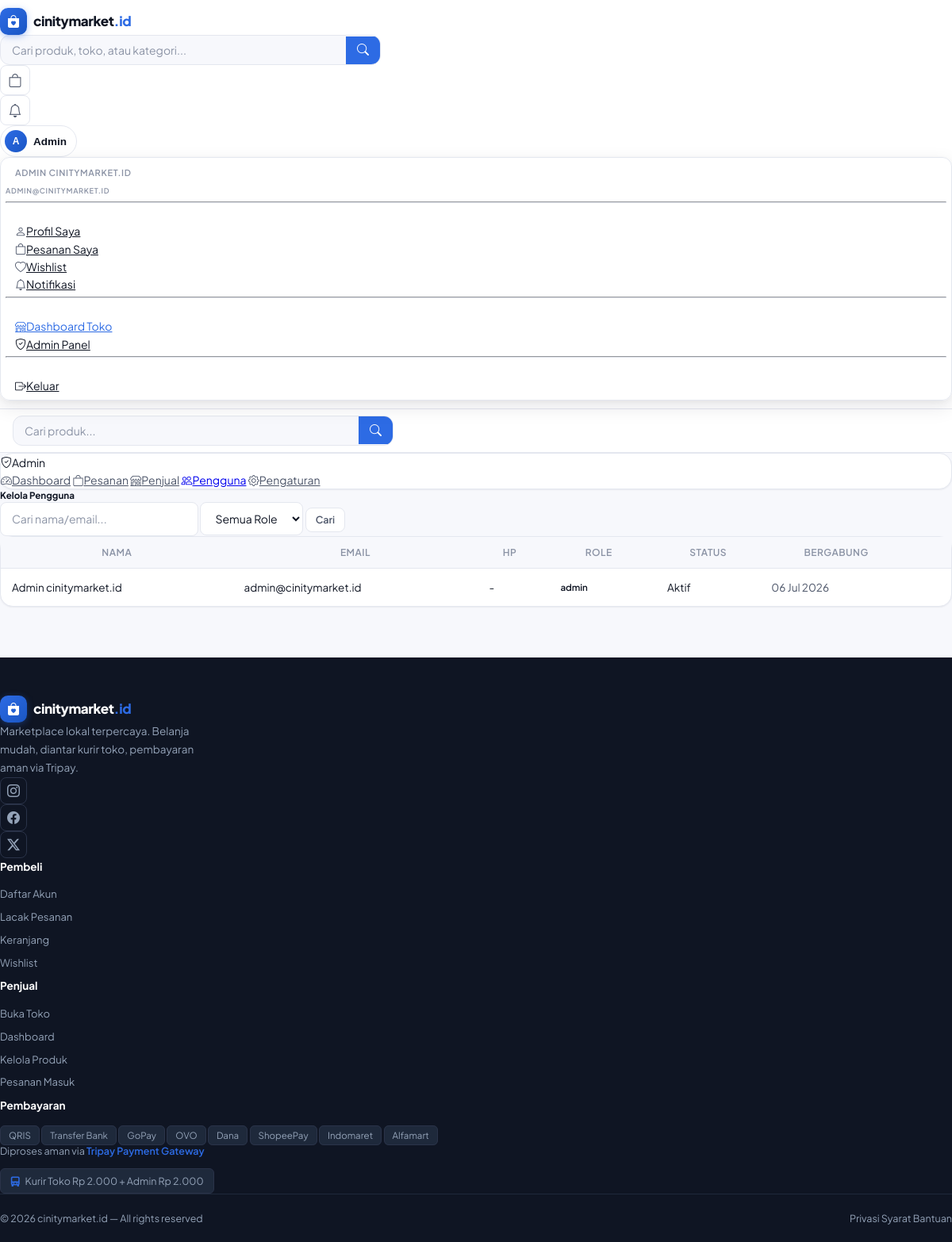
The page /admin/users.php (signed in) on the database its author committed.
### tables this page shows
CREATE TABLE users (
    id INT AUTO_INCREMENT PRIMARY KEY,
    name VARCHAR(100) NOT NULL,
    email VARCHAR(150) UNIQUE NOT NULL,
    password VARCHAR(255) NOT NULL,
    phone VARCHAR(20),
    role ENUM('buyer','seller','admin') DEFAULT 'buyer',
    avatar VARCHAR(255) DEFAULT NULL,
    address TEXT,
    city VARCHAR(100),
    province VARCHAR(100),
    postal_code VARCHAR(10),
    is_active TINYINT(1) DEFAULT 1,
    email_verified_at TIMESTAMP NULL,
    remember_token VARCHAR(100),
    created_at TIMESTAMP DEFAULT CURRENT_TIMESTAMP,
    updated_at TIMESTAMP DEFAULT CURRENT_TIMESTAMP ON UPDATE CURRENT_TIMESTAMP
);

### includes/functions.php (called while the page is built, shortened)
<?php
require_once __DIR__ . '/../config/database.php';
function auth(): ?array {
    return $_SESSION['user'] ?? null;
}
function clean(string $str): string {
    return htmlspecialchars(trim($str), ENT_QUOTES, 'UTF-8');
}
function formatDate(string $date, string $format = 'd M Y'): string {
    $months = ['Jan','Feb','Mar','Apr','Mei','Jun','Jul','Agu','Sep','Okt','Nov','Des'];
    $d = new DateTime($date);
    $result = $d->format($format);
    if (str_contains($format, 'M')) {
        $result = str_replace(
            ['Jan','Feb','Mar','Apr','May','Jun','Jul','Aug','Sep','Oct','Nov','Dec'],
            $months, $result
        );
    }
    return $result;
}
function paginate(int $total, int $page, int $perPage = ITEMS_PER_PAGE): array {
    $totalPages = (int)ceil($total / $perPage);
    $page = max(1, min($page, $totalPages));
    $offset = ($page - 1) * $perPage;
    return [
        'total'       => $total,
        'per_page'    => $perPage,
        'current'     => $page,
        'total_pages' => $totalPages,
        'offset'      => $offset,
        'has_prev'    => $page > 1,
        'has_next'    => $page < $totalPages,
    ];
}

### config/database.php (called while the page is built, shortened)
<?php
class Database {
    private static $instance = null;
    private $pdo;
    private function __construct() {
        $dsn = "mysql:host=" . DB_HOST . ";dbname=" . DB_NAME . ";charset=" . DB_CHARSET;
        $options = [
            PDO::ATTR_ERRMODE            => PDO::ERRMODE_EXCEPTION,
            PDO::ATTR_DEFAULT_FETCH_MODE => PDO::FETCH_ASSOC,
            PDO::ATTR_EMULATE_PREPARES   => false,
            PDO::MYSQL_ATTR_INIT_COMMAND => "SET NAMES utf8mb4 COLLATE utf8mb4_unicode_ci"
        ];
        try {
            $this->pdo = new PDO($dsn, DB_USER, DB_PASS, $options);
        } catch (PDOException $e) {
            error_log("DB Connection Error: " . $e->getMessage());
            die(json_encode(['error' => 'Database connection failed']));
        }
    }
    public static function getInstance(): self {
        if (self::$instance === null) {
            self::$instance = new self();
        }
        return self::$instance;
    }
    public function query(string $sql, array $params = []): PDOStatement {
        $stmt = $this->pdo->prepare($sql);
        $stmt->execute($params);
        return $stmt;
    }
    public function fetchOne(string $sql, array $params = []): ?array {
        return $this->query($sql, $params)->fetch() ?: null;
    }
    public function fetchAll(string $sql, array $params = []): array {
        return $this->query($sql, $params)->fetchAll();
    }
}

### admin/users.php (the view, shortened to what this page needs)
<?php
require_once __DIR__ . '/../includes/functions.php';
requireRole('admin'); $db = Database::getInstance();
$q = clean($_GET['q'] ?? '');
$page = max(1, (int)($_GET['page'] ?? 1));
$where = '1=1'; $params = [];
$total = $db->fetchOne("SELECT COUNT(*) c FROM users WHERE $where", $params)['c'];
$pg = paginate($total, $page, 30);
$users = $db->fetchAll("SELECT * FROM users WHERE $where ORDER BY created_at DESC LIMIT {$pg['per_page']} OFFSET {$pg['offset']}", $params);
require_once __DIR__ . '/../includes/header.php';
?>
<div class="container-fluid py-4"><div class="row">
<div class="col-lg-2"><div class="sidebar card p-3"><div class="fw-bold mb-3 text-primary"><i class="bi bi-shield-check me-2"></i>Admin</div>
<nav class="nav flex-column gap-1">
<a href="/admin/dashboard.php" class="nav-link text-secondary"><i class="bi bi-speedometer2 me-2"></i>Dashboard</a>
<a href="/admin/orders.php" class="nav-link text-secondary"><i class="bi bi-bag me-2"></i>Pesanan</a>
<a href="/admin/sellers.php" class="nav-link text-secondary"><i class="bi bi-shop me-2"></i>Penjual</a>
<a href="/admin/users.php" class="nav-link text-dark fw-medium"><i class="bi bi-people me-2"></i>Pengguna</a>
<a href="/admin/settings.php" class="nav-link text-secondary"><i class="bi bi-gear me-2"></i>Pengaturan</a>
</nav></div></div>
<div class="col-lg-10">
<h5 class="fw-bold mb-4">Kelola Pengguna</h5>
<div class="d-flex flex-wrap gap-2 mb-3">
<form method="GET" class="d-flex gap-2"><input type="text" name="q" class="form-control form-control-sm" placeholder="Cari nama/email..." value="<?= clean($q) ?>" style="width:250px">
<select name="role" class="form-select form-select-sm" style="width:130px"><option value="">Semua Role</option></select>
<button class="btn btn-sm btn-outline-secondary">Cari</button></form>
</div>
<div class="card"><div class="table-responsive"><table class="table table-hover mb-0 small">
<thead class="table-light"><tr><th>Nama</th><th>Email</th><th>HP</th><th>Role</th><th>Status</th><th>Bergabung</th><th></th></tr></thead>
<tbody>
<?php foreach ($users as $u): ?>
<tr>
<td class="fw-medium"><?= clean($u['name']) ?></td>
<td><?= clean($u['email']) ?></td>
<td><?= clean($u['phone'] ?? '-') ?></td>
<td><span class="badge <?= $u['role']==='admin'?'bg-danger':($u['role']==='seller'?'bg-success':'bg-secondary') ?>"><?= $u['role'] ?></span></td>
<td><?= $u['is_active'] ? '<span class="text-success">Aktif</span>' : '<span class="text-danger">Nonaktif</span>' ?></td>
<td class="text-secondary"><?= formatDate($u['created_at']) ?></td>
<td></td>
</tr>
<?php endforeach; ?>
</tbody>
</table></div></div>
</div></div></div>
<?php require_once __DIR__ . '/../includes/footer.php'; ?>

### includes/header.php (shortened to what this page needs)
<?php
require_once __DIR__ . '/../includes/functions.php';
$user       = auth();
?>
<!DOCTYPE html>
<html lang="id">
<head>
<link href="https://cdn.jsdelivr.net/npm/bootstrap-icons@1.11.3/font/bootstrap-icons.css" rel="stylesheet">
<link href="/assets/css/style.css" rel="stylesheet">
</head>
<body>
<nav class="navbar" id="mainNav">
  <div class="container d-flex align-items-center gap-3">
    <a href="/index.php" class="brand-logo me-2">
      <div class="brand-mark"><i class="bi bi-bag-heart-fill"></i></div>
      <span class="brand-name">cinitymarket<span>.id</span></span>
    </a>
    <form class="search-wrap d-none d-lg-flex flex-grow-1" action="/search.php" method="GET">
      <input type="text" name="q" placeholder="Cari produk, toko, atau kategori..."
             value="<?= isset($_GET['q']) ? clean($_GET['q']) : '' ?>">
      <button type="submit"><i class="bi bi-search"></i></button>
    </form>
    <div class="d-flex align-items-center gap-2 ms-auto">
      <?php if ($user): ?>
        <a href="/buyer/cart.php" class="nav-icon-btn" title="Keranjang">
          <i class="bi bi-bag"></i>
        </a>
        <a href="/buyer/notifications.php" class="nav-icon-btn d-none d-md-flex" title="Notifikasi">
          <i class="bi bi-bell"></i>
        </a>
        <div class="dropdown">
          <button class="user-pill dropdown-toggle border-0" data-bs-toggle="dropdown" aria-expanded="false">
            <div class="avatar"><?= strtoupper(substr($user['name'], 0, 1)) ?></div>
            <span class="d-none d-md-inline" style="font-size:13.5px;font-weight:600;color:var(--text-1)"><?= clean(explode(' ', $user['name'])[0]) ?></span>
          </button>
          <ul class="dropdown-menu dropdown-menu-end shadow">
            <li><span class="dropdown-header"><?= clean($user['name']) ?><br><small class="fw-normal" style="color:var(--text-3)"><?= clean($user['email']) ?></small></span></li>
            <li><hr class="dropdown-divider"></li>
            <li><a class="dropdown-item" href="/buyer/profile.php"><i class="bi bi-person me-2 text-muted"></i>Profil Saya</a></li>
            <li><a class="dropdown-item" href="/buyer/orders.php"><i class="bi bi-bag me-2 text-muted"></i>Pesanan Saya</a></li>
            <li><a class="dropdown-item" href="/buyer/wishlist.php"><i class="bi bi-heart me-2 text-muted"></i>Wishlist</a></li>
            <li><a class="dropdown-item" href="/buyer/notifications.php"><i class="bi bi-bell me-2 text-muted"></i>Notifikasi</a></li>
            <?php if (in_array($user['role'], ['seller','admin'])): ?>
              <li><hr class="dropdown-divider"></li>
              <li><a class="dropdown-item" href="/seller/dashboard.php" style="color:var(--brand)"><i class="bi bi-shop me-2"></i>Dashboard Toko</a></li>
            <?php endif; ?>
            <?php if ($user['role'] === 'admin'): ?>
              <li><a class="dropdown-item text-danger" href="/admin/dashboard.php"><i class="bi bi-shield-check me-2"></i>Admin Panel</a></li>
            <?php endif; ?>
            <li><hr class="dropdown-divider"></li>
            <li><a class="dropdown-item text-danger" href="/logout.php"><i class="bi bi-box-arrow-right me-2"></i>Keluar</a></li>
          </ul>
        </div>
      <?php else: ?>
        <a href="/login.php" class="btn btn-outline-secondary btn-sm">Masuk</a>
        <a href="/register.php" class="btn btn-primary btn-sm">Daftar Gratis</a>
      <?php endif; ?>
    </div>
  </div>
</nav>
<div class="mobile-search d-lg-none">
  <form action="/search.php" method="GET">
    <div class="search-wrap w-100">
      <input type="text" name="q" placeholder="Cari produk..." value="<?= isset($_GET['q']) ? clean($_GET['q']) : '' ?>">
      <button type="submit"><i class="bi bi-search"></i></button>
    </div>
  </form>
</div>

### includes/footer.php (shortened to what this page needs)
<footer style="background:#0F1523;color:#94A3B8;padding:48px 0 0;margin-top:64px">
  <div class="container">
    <div class="row g-4 mb-5">
      <div class="col-lg-4 col-md-6">
        <a href="/index.php" class="brand-logo mb-3 d-inline-flex">
          <div class="brand-mark"><i class="bi bi-bag-heart-fill"></i></div>
          <span class="brand-name" style="color:white">cinitymarket<span style="color:var(--brand)">.id</span></span>
        </a>
        <p style="font-size:13.5px;line-height:1.7;max-width:280px">Marketplace lokal terpercaya. Belanja mudah, diantar kurir toko, pembayaran aman via Tripay.</p>
        <div class="d-flex gap-2 mt-3">
          <a href="#" style="width:34px;height:34px;border-radius:8px;border:1px solid #2A3349;display:flex;align-items:center;justify-content:center;color:#94A3B8;font-size:16px;text-decoration:none"><i class="bi bi-instagram"></i></a>
          <a href="#" style="width:34px;height:34px;border-radius:8px;border:1px solid #2A3349;display:flex;align-items:center;justify-content:center;color:#94A3B8;font-size:16px;text-decoration:none"><i class="bi bi-facebook"></i></a>
          <a href="#" style="width:34px;height:34px;border-radius:8px;border:1px solid #2A3349;display:flex;align-items:center;justify-content:center;color:#94A3B8;font-size:16px;text-decoration:none"><i class="bi bi-twitter-x"></i></a>
        </div>
      </div>
      <div class="col-6 col-lg-2">
        <div style="color:white;font-weight:700;font-size:13.5px;margin-bottom:14px">Pembeli</div>
        <?php foreach([
          ['/register.php','Daftar Akun'],
          ['/buyer/orders.php','Lacak Pesanan'],
          ['/buyer/cart.php','Keranjang'],
          ['/buyer/wishlist.php','Wishlist'],
        ] as [$href,$label]): ?>
        <a href="<?= $href ?>" style="display:block;color:#94A3B8;text-decoration:none;font-size:13px;margin-bottom:8px;transition:.15s" onmouseover="this.style.color='white'" onmouseout="this.style.color='#94A3B8'"><?= $label ?></a>
        <?php endforeach; ?>
      </div>
      <div class="col-6 col-lg-2">
        <div style="color:white;font-weight:700;font-size:13.5px;margin-bottom:14px">Penjual</div>
        <?php foreach([
          ['/register.php?role=seller','Buka Toko'],
          ['/seller/dashboard.php','Dashboard'],
          ['/seller/products.php','Kelola Produk'],
          ['/seller/orders.php','Pesanan Masuk'],
        ] as [$href,$label]): ?>
        <a href="<?= $href ?>" style="display:block;color:#94A3B8;text-decoration:none;font-size:13px;margin-bottom:8px;transition:.15s" onmouseover="this.style.color='white'" onmouseout="this.style.color='#94A3B8'"><?= $label ?></a>
        <?php endforeach; ?>
      </div>
      <div class="col-lg-4 col-md-6">
        <div style="color:white;font-weight:700;font-size:13.5px;margin-bottom:14px">Pembayaran</div>
        <div class="d-flex flex-wrap gap-2 mb-3">
          <?php foreach(['QRIS','Transfer Bank','GoPay','OVO','Dana','ShopeePay','Indomaret','Alfamart'] as $m): ?>
          <span style="background:#1E293B;border:1px solid #2A3349;border-radius:6px;padding:4px 10px;font-size:11.5px;color:#94A3B8"><?= $m ?></span>
          <?php endforeach; ?>
        </div>
        <div style="font-size:12.5px">Diproses aman via <a href="https://tripay.co.id" target="_blank" style="color:var(--brand);text-decoration:none;font-weight:600">Tripay Payment Gateway</a></div>
        <div style="margin-top:12px;font-size:12.5px">
          <span style="background:#1E293B;border:1px solid #2A3349;border-radius:6px;padding:5px 12px;display:inline-flex;align-items:center;gap:6px">
            <i class="bi bi-truck-front-fill" style="color:var(--brand)"></i>
            Kurir Toko Rp 2.000 + Admin Rp 2.000
          </span>
        </div>
      </div>
    </div>
    <div style="border-top:1px solid #1E293B;padding:20px 0;display:flex;justify-content:space-between;align-items:center;flex-wrap:wrap;gap:8px">
      <span style="font-size:12.5px">© <?= date('Y') ?> cinitymarket.id — All rights reserved</span>
      <div class="d-flex gap-3" style="font-size:12.5px">
        <a href="/privacy.php" style="color:#94A3B8;text-decoration:none">Privasi</a>
        <a href="/terms.php" style="color:#94A3B8;text-decoration:none">Syarat</a>
        <a href="/help.php" style="color:#94A3B8;text-decoration:none">Bantuan</a>
      </div>
    </div>
  </div>
</footer>
</body>
</html>

### rows shown on the page
users: name "A", name "Admin", name "ADMIN CINITYMARKET.ID", email "ADMIN@CINITYMARKET.ID", name "Admin cinitymarket.id", email "admin@cinitymarket.id", phone "-", role "admin", is_active "Aktif", created_at "06 Jul 2026"

### other values the page prints
$label "Daftar Akun"
$label "Lacak Pesanan"
$label "Keranjang"
$label "Wishlist"
$label "Buka Toko"
$label "Dashboard"
$label "Kelola Produk"
$label "Pesanan Masuk"
$m "QRIS"
$m "Transfer Bank"
$m "GoPay"
$m "OVO"
$m "Dana"
$m "ShopeePay"
$m "Indomaret"
